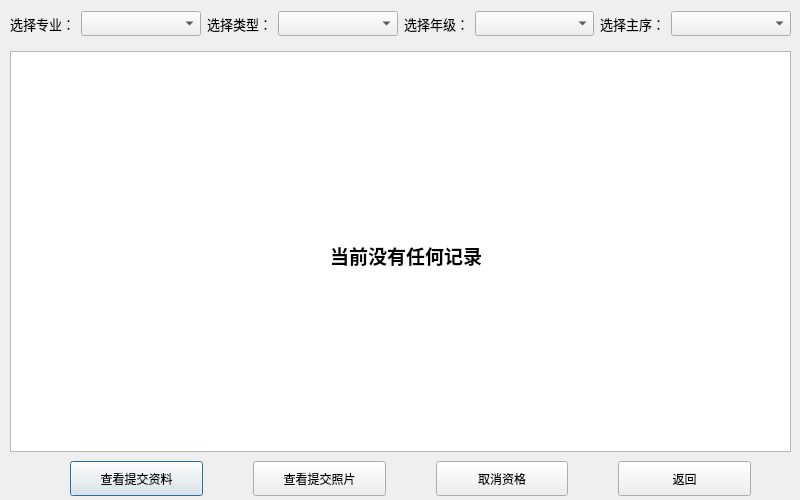
<?xml version="1.0" encoding="UTF-8"?>
<ui version="4.0">
 <class>ApplicaterMessage</class>
 <widget class="QDialog" name="ApplicaterMessage">
  <property name="geometry">
   <rect>
    <x>0</x>
    <y>0</y>
    <width>800</width>
    <height>500</height>
   </rect>
  </property>
  <property name="minimumSize">
   <size>
    <width>800</width>
    <height>0</height>
   </size>
  </property>
  <property name="windowTitle">
   <string>Dialog</string>
  </property>
  <widget class="QTableView" name="tableView">
   <property name="geometry">
    <rect>
     <x>10</x>
     <y>51</y>
     <width>781</width>
     <height>401</height>
    </rect>
   </property>
  </widget>
  <widget class="QLabel" name="label_4">
   <property name="geometry">
    <rect>
     <x>330</x>
     <y>240</y>
     <width>161</width>
     <height>31</height>
    </rect>
   </property>
   <property name="font">
    <font>
     <family>微软雅黑</family>
     <pointsize>14</pointsize>
     <weight>75</weight>
     <bold>true</bold>
    </font>
   </property>
   <property name="text">
    <string>当前没有任何记录</string>
   </property>
  </widget>
  <widget class="QWidget" name="">
   <property name="geometry">
    <rect>
     <x>70</x>
     <y>460</y>
     <width>681</width>
     <height>37</height>
    </rect>
   </property>
   <layout class="QHBoxLayout" name="horizontalLayout_2">
    <property name="spacing">
     <number>50</number>
    </property>
    <property name="leftMargin">
     <number>0</number>
    </property>
    <property name="rightMargin">
     <number>0</number>
    </property>
    <item>
     <widget class="QPushButton" name="pushButton">
      <property name="minimumSize">
       <size>
        <width>100</width>
        <height>35</height>
       </size>
      </property>
      <property name="text">
       <string>查看提交资料</string>
      </property>
     </widget>
    </item>
    <item>
     <widget class="QPushButton" name="pushButton_4">
      <property name="minimumSize">
       <size>
        <width>100</width>
        <height>35</height>
       </size>
      </property>
      <property name="text">
       <string>查看提交照片</string>
      </property>
     </widget>
    </item>
    <item>
     <widget class="QPushButton" name="pushButton_3">
      <property name="minimumSize">
       <size>
        <width>100</width>
        <height>35</height>
       </size>
      </property>
      <property name="text">
       <string>取消资格</string>
      </property>
     </widget>
    </item>
    <item>
     <widget class="QPushButton" name="pushButton_2">
      <property name="minimumSize">
       <size>
        <width>100</width>
        <height>35</height>
       </size>
      </property>
      <property name="text">
       <string>返回</string>
      </property>
     </widget>
    </item>
   </layout>
  </widget>
  <widget class="QWidget" name="">
   <property name="geometry">
    <rect>
     <x>10</x>
     <y>10</y>
     <width>781</width>
     <height>27</height>
    </rect>
   </property>
   <layout class="QHBoxLayout" name="horizontalLayout" stretch="1,2,1,2,1,2,1,2">
    <item>
     <widget class="QLabel" name="label">
      <property name="font">
       <font>
        <family>微软雅黑</family>
        <pointsize>10</pointsize>
       </font>
      </property>
      <property name="text">
       <string>选择专业：</string>
      </property>
     </widget>
    </item>
    <item>
     <widget class="QComboBox" name="comboBox">
      <property name="minimumSize">
       <size>
        <width>0</width>
        <height>25</height>
       </size>
      </property>
     </widget>
    </item>
    <item>
     <widget class="QLabel" name="label_2">
      <property name="font">
       <font>
        <family>微软雅黑</family>
        <pointsize>10</pointsize>
       </font>
      </property>
      <property name="text">
       <string>选择类型：</string>
      </property>
     </widget>
    </item>
    <item>
     <widget class="QComboBox" name="comboBox_2">
      <property name="minimumSize">
       <size>
        <width>0</width>
        <height>25</height>
       </size>
      </property>
     </widget>
    </item>
    <item>
     <widget class="QLabel" name="label_3">
      <property name="font">
       <font>
        <family>微软雅黑</family>
        <pointsize>10</pointsize>
       </font>
      </property>
      <property name="text">
       <string>选择年级：</string>
      </property>
     </widget>
    </item>
    <item>
     <widget class="QComboBox" name="comboBox_3">
      <property name="minimumSize">
       <size>
        <width>0</width>
        <height>25</height>
       </size>
      </property>
     </widget>
    </item>
    <item>
     <widget class="QLabel" name="label_5">
      <property name="maximumSize">
       <size>
        <width>100</width>
        <height>16777215</height>
       </size>
      </property>
      <property name="font">
       <font>
        <family>微软雅黑</family>
        <pointsize>10</pointsize>
       </font>
      </property>
      <property name="text">
       <string>选择主序：</string>
      </property>
     </widget>
    </item>
    <item>
     <widget class="QComboBox" name="comboBox_4">
      <property name="minimumSize">
       <size>
        <width>0</width>
        <height>25</height>
       </size>
      </property>
     </widget>
    </item>
   </layout>
  </widget>
 </widget>
 <resources/>
 <connections/>
</ui>
